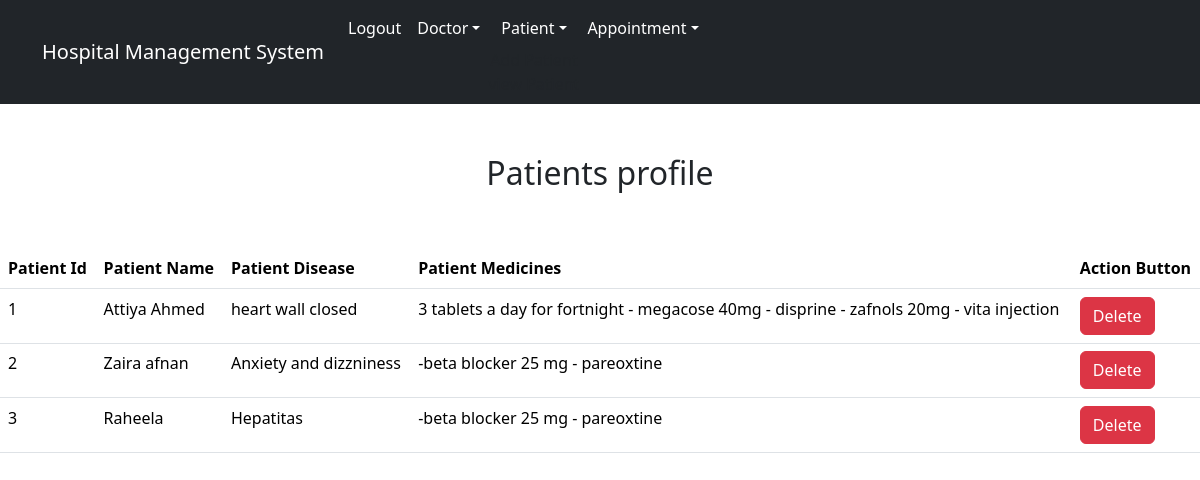
Page /view_patient/ (signed in) on the committed database.
### hospital/models.py (models this page shows, shortened)
class Patient(models.Model):
    name = models.CharField(max_length=50)
    disease = models.CharField(max_length=200)
    medicines = models.TextField()

### hospital/views.py (the view)
# urls.py: path('view_patient/', views.view_patient, name="view_patient"),
def view_patient(request):
    if not request.user.is_staff:
        return render('login')
    patient= Patient.objects.all()
    patn = {'patient':patient}
    return render(request, 'view_patient.html', patn)

### hospital/templates/view_patient.html
{% extends "base.html" %}
{% load static %}
{% block content  %}
<div class="container" style="margin-top:50px;">
    <h2 class="text-center">Patients profile</h2>
</div>
<br><br>
<table class="table table-hover" id="example">
    <tr>
        <thead>
        <th>Patient Id</th>
        <th>Patient Name</th>
        <th>Patient Disease</th>
        <th>Patient Medicines</th>
        <th>Action Button</th>
        </thead>
    </tr>
    {% for patn in patient %}
    <tr>
        <tbody>
        <td>{{patn.id}}</td>
        <td>{{patn.name}}</td>
        <td>{{patn.disease}}</td>
        <td>{{patn.medicines}}</td>
        <td><a href="{% url 'delete_patient' doc.id %}" onclick="return confirm('Are you really want to delet')" class="btn btn-danger">Delete</a></td>
        </tbody>
        {% endfor %}
    </tr>
</table>
{% endblock content %}

### hospital/templates/base.html (shortened to what this page needs)
<!DOCTYPE html>
{% load static %}
<html lang="en">
<head>
    <link rel="stylesheet" href="{% static '/css/bootstrap.css' %}">
    <link rel="stylesheet" type="text/css" href="{% static '/css/style.css' %}">
    <link rel="stylesheet" href="https://use.fontawesome.com/releases/v5.6.3/css/all.css">
</head>
<body>
    {% include 'navbar.html' %}
    {% block content %}
    {% endblock content %}
     <link rel="stylesheet"  href="https://cdn.datatables.net/2.0.8/css/dataTables.dataTables.css">
     <link rel="stylesheet"  href="https://cdn.datatables.net/buttons/3.0.2/css/buttons.dataTables.css">
</body>
</html>

### hospital/templates/navbar.html (shortened to what this page needs)
{% load static %}
<nav class="navbar navbar-expand-sm bg-dark navbar-dark">
    <div class="container">
<a class="navbar-brand" href="">Hospital Management System</a>
<div id="myMenu" class="collapse navbar-collapse">
    <ul class="navbar-nav text-center ml-auto">
        {% if request.user.is_staff %}
        <li class="nav-item"><a class="nav-link" href="{% url 'logout' %}">Logout</a></li>
        <li class="nav-item dropdown"><a class="nav-link dropdown-toggle" data-toggle="dropdown" href="#">Doctor</a>
        </li>
        <li class="nav-item dropdown"><a class="nav-link dropdown-toggle" data-toggle="dropdown" href="#">Patient</a>
        <div class="dropdown menu">
            <a class="dropdown-item" href="{% url 'add_patient' %}">Add Patient</a>
        <a class="dropdown-item" href="{% url 'view_patient' %}">view Patient</a>
        </div>
        </li>
        <li class="nav-item dropdown"><a class="nav-link dropdown-toggle" data-toggle="dropdown" href="#">Appointment</a>
        </li>
        {% endif %}
    </ul>
</div>
    </div>
</nav>

### hospital/static/css/style.css (style rules this page uses)
.nav-link { color:white; }

### rows in the picture
Patient: id "1", name "Attiya Ahmed", disease "heart wall closed", medicines "3 tablets a day for fortnight - megacose 40mg - disprine - zafnols 20mg - vita injection"
Patient: id "2", name "Zaira afnan", disease "Anxiety and dizzniness", medicines "-beta blocker 25 mg - pareoxtine"
Patient: id "3", name "Raheela", disease "Hepatitas", medicines "-beta blocker 25 mg - pareoxtine"
